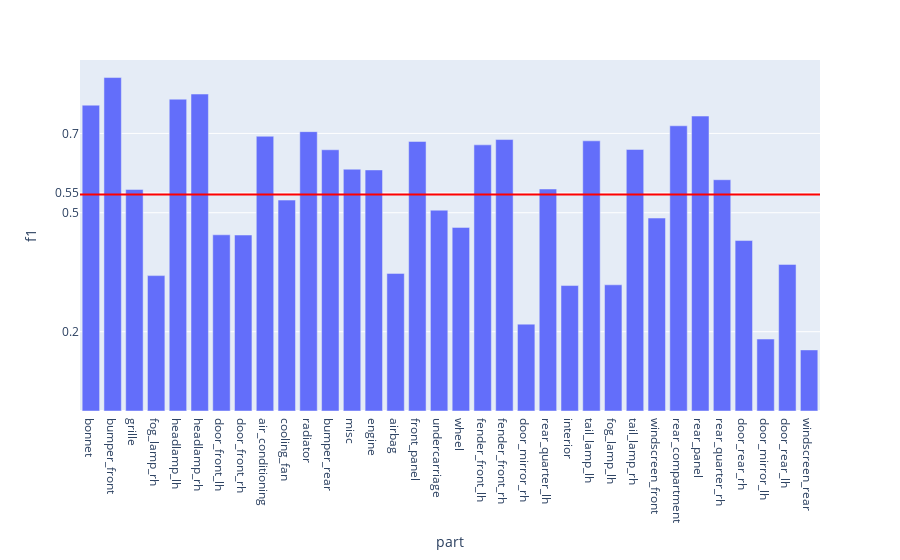

The code cell stored with this chart in its notebook:
### Code cell
fig = px.bar(evalMetrics, x = 'part', y = 'f1')

fig.add_hline(y=avgF1, line_width=2, line_color="red")

fig.update_layout(
    yaxis = dict(
        tickmode = 'array',
        tickvals = [np.format_float_positional(avgF1, 2), 0.2, 0.5, 0.7],
    )
)
fig

### Figure 1 — Plotly figure (JSON) as saved in the notebook; plotly's stock layout.template omitted (floating-point values rounded to 4 significant figures)
{"data": [{"alignmentgroup": "True", "hovertemplate": "part=%{x}<br>f1=%{y}<extra></extra>", "legendgroup": "", "marker": {"color": "#636efa", "pattern": {"shape": ""}}, "name": "", "offsetgroup": "", "orientation": "v", "showlegend": false, "textposition": "auto", "type": "bar", "x": ["bonnet", "bumper_front", "grille", "fog_lamp_rh", "headlamp_lh", "headlamp_rh", "door_front_lh", "door_front_rh", "air_conditioning", "cooling_fan", "radiator", "bumper_rear", "misc", "engine", "airbag", "front_panel", "undercarriage", "wheel", "fender_front_lh", "fender_front_rh", "door_mirror_rh", "rear_quarter_lh", "interior", "tail_lamp_lh", "fog_lamp_lh", "tail_lamp_rh", "windscreen_front", "rear_compartment", "rear_panel", "rear_quarter_rh", "door_rear_rh", "door_mirror_lh", "door_rear_lh", "windscreen_rear"], "xaxis": "x", "y": [0.7713, 0.8409, 0.5588, 0.3414, 0.7863, 0.7993, 0.4443, 0.4438, 0.6929, 0.5319, 0.7045, 0.6588, 0.6098, 0.608, 0.347, 0.6798, 0.5064, 0.463, 0.6712, 0.6845, 0.2191, 0.5598, 0.3164, 0.6813, 0.3183, 0.6597, 0.4866, 0.7193, 0.7438, 0.5833, 0.4298, 0.1814, 0.3697, 0.1541], "yaxis": "y"}], "layout": {"barmode": "relative", "legend": {"tracegroupgap": 0}, "margin": {"t": 60}, "shapes": [{"line": {"color": "red", "width": 2}, "type": "line", "x0": 0, "x1": 1, "xref": "x domain", "y0": 0.5461, "y1": 0.5461, "yref": "y"}], "xaxis": {"anchor": "y", "domain": [0, 1], "title": {"text": "part"}}, "yaxis": {"anchor": "x", "domain": [0, 1], "tickmode": "array", "tickvals": ["0.55", 0.2, 0.5, 0.7], "title": {"text": "f1"}}}}
